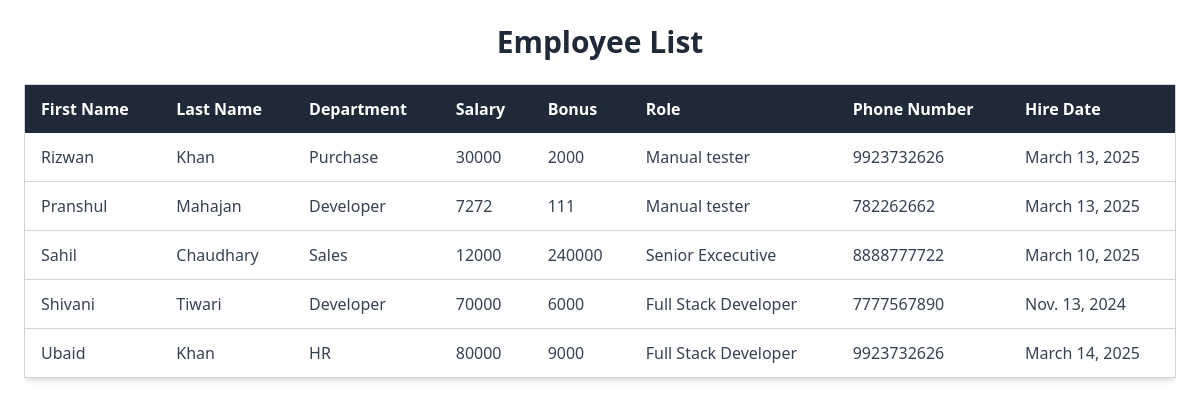
The app's page /all_emp with its own data.
### emp_app/models.py (models this page shows, shortened)
class Employee(models.Model):
    first_name = models.CharField(max_length=100, null=False)
    last_name = models.CharField(max_length=100, null=False)
    dept = models.ForeignKey(Department, on_delete=models.CASCADE)
    salary = models.IntegerField(default=0)
    bonus = models.IntegerField(default=0)
    role = models.ForeignKey(Role, on_delete=models.CASCADE)
    phone_no = models.IntegerField(default=0)
    hire_date = models.DateField()
    def __str__(self):  # Indented properly inside the class
        return "%s %s, Phone: %s" % (self.first_name, self.last_name, self.phone_no)

class Department(models.Model):
    name = models.CharField(max_length=100, null=False)
    location = models.CharField(max_length=100)

class Role(models.Model):
    name = models.CharField(max_length=100, null=False)

### emp_app/views.py (the view)
# urls.py: path('all_emp',views.all_emp,name='all_emp'),
def all_emp(request):
    emp=Employee.objects.all()
    context={
        'emps':emp
    }
    print(context)
    return render(request, 'view_all_emp.html',context=context)

### emp_app/templates/view_all_emp.html (shortened to what this page needs)
<!DOCTYPE html>
<html lang="en">
<head>
    <script src="https://cdn.tailwindcss.com"></script>
</head>
<body class="bg-gray-100 flex items-center justify-center min-h-screen">
    <div class="w-full h-screen p-6 bg-white shadow-lg rounded-none flex flex-col">
        <h1 class="text-3xl font-bold text-gray-800 mb-6 text-center">Employee List</h1>
        <div class="flex-grow overflow-auto">
            <table class="w-full bg-white border border-gray-300 shadow-md">
                <thead class="bg-gray-800 text-white sticky top-0">
                    <tr>
                        <th class="py-3 px-4 text-left">First Name</th>
                        <th class="py-3 px-4 text-left">Last Name</th>
                        <th class="py-3 px-4 text-left">Department</th>
                        <th class="py-3 px-4 text-left">Salary</th>
                        <th class="py-3 px-4 text-left">Bonus</th>
                        <th class="py-3 px-4 text-left">Role</th>
                        <th class="py-3 px-4 text-left">Phone Number</th>
                        <th class="py-3 px-4 text-left">Hire Date</th>
                    </tr>
                </thead>
                <tbody class="text-gray-700">
                    {% for emp in emps %}
                    <tr class="border-b border-gray-300 hover:bg-gray-100">
                        <td class="py-3 px-4">{{ emp.first_name }}</td>
                        <td class="py-3 px-4">{{ emp.last_name }}</td>
                        <td class="py-3 px-4">{{ emp.dept.name }}</td>
                        <td class="py-3 px-4">{{ emp.salary }}</td>
                        <td class="py-3 px-4">{{ emp.bonus }}</td>
                        <td class="py-3 px-4">{{ emp.role.name }}</td>
                        <td class="py-3 px-4">{{ emp.phone_no }}</td>
                        <td class="py-3 px-4">{{ emp.hire_date }}</td>
                    </tr>
                    {% endfor %}
                </tbody>
            </table>
        </div>
    </div>
</body>
</html>

### records on screen
Employee: first_name "Rizwan", last_name "Khan", dept.name "Purchase", salary "30000", bonus "2000", role.name "Manual tester", phone_no "9923732626", hire_date "March 13, 2025"
Employee: first_name "Pranshul", last_name "Mahajan", dept.name "Developer", salary "7272", bonus "111", role.name "Manual tester", phone_no "782262662", hire_date "March 13, 2025"
Employee: first_name "Sahil", last_name "Chaudhary", dept.name "Sales", salary "12000", bonus "240000", role.name "Senior Excecutive", phone_no "8888777722", hire_date "March 10, 2025"
Employee: first_name "Shivani", last_name "Tiwari", dept.name "Developer", salary "70000", bonus "6000", role.name "Full Stack Developer", phone_no "7777567890", hire_date "Nov. 13, 2024"
Employee: first_name "Ubaid", last_name "Khan", dept.name "HR", salary "80000", bonus "9000", role.name "Full Stack Developer", phone_no "9923732626", hire_date "March 14, 2025"
